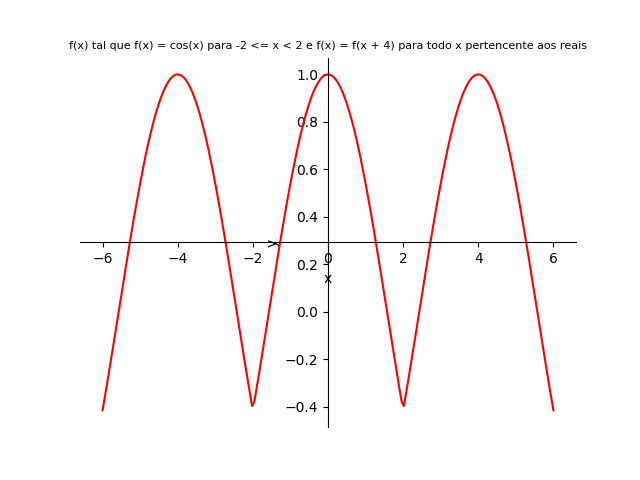

Recreate this plot in Python.

import numpy as np
import matplotlib.pyplot as plt

# f(x) tal que f(x) = cos(x) para -2 <= x < 2 e f(x) = f(x + 4) para todo x pertencente aos reais.

def f(x):
	return np.cos(x)


x = np.linspace(-6,6,200)
y = []

for a in x:
	if(a >= -2 and a < 2):
		y.append(f(a))
	else:
		# fazendo a correção f(x) = f(x + 4), 4 = T, período
		n = (a/4)
		n = round(n)
		b = a - n*4
		y.append(f(b))

fig, axe = plt.subplots()

axe.spines['left'].set_position('center')
axe.spines['bottom'].set_position('center')

axe.spines['right'].set_color('none')
axe.spines['top'].set_color('none')


axe.xaxis.set_ticks_position('bottom')
axe.yaxis.set_ticks_position('left')

#axe.set_xticks(np.arange(-10,10,2))

axe.plot(x,y, color='red')
axe.set_title('f(x) tal que f(x) = cos(x) para -2 <= x < 2 e f(x) = f(x + 4) para todo x pertencente aos reais', size=8)
axe.set_xlabel('x')
axe.set_ylabel('y')
plt.savefig('exampleFuncPeriodica.png')
#plt.show()


